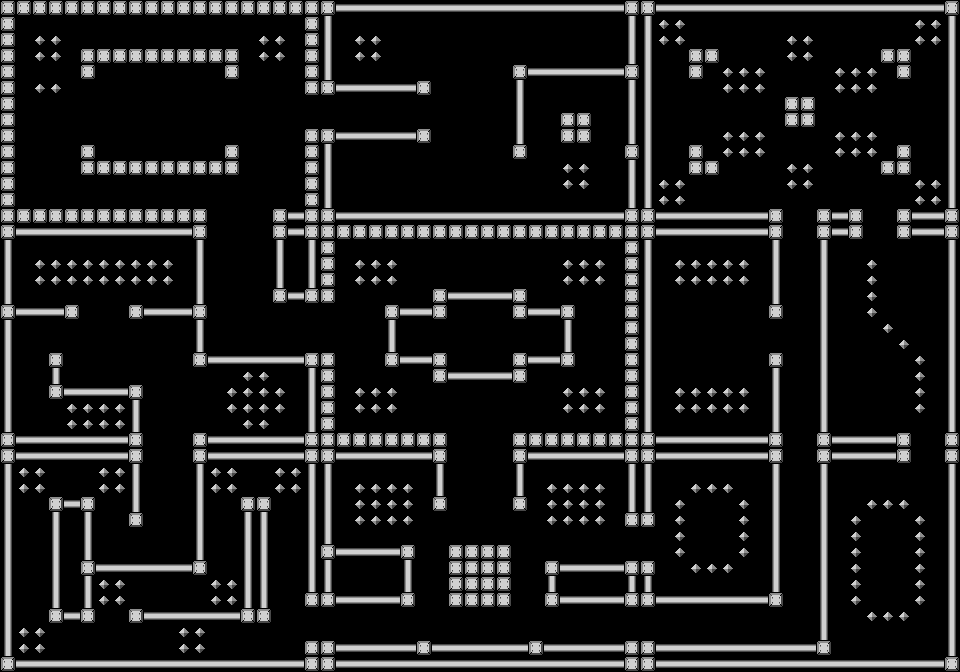

Below is a game level as drawn by its tile map, then a one-line description and the .tmx file that defines it, in full:
An orthogonal 60x42 tile map with 16x16 px tiles, 1 tile layer (map_layer).

<map version="1.10" tiledversion="1.11.2" orientation="orthogonal" renderorder="right-down" width="60" height="42" tilewidth="16" tileheight="16" infinite="0" nextlayerid="2" nextobjectid="1">
 <tileset firstgid="1" source="level1_tiles.tsx" />
 <layer id="1" name="map_layer" width="60" height="42">
  <data encoding="csv">
1,1,1,1,1,1,1,1,1,1,1,1,1,1,1,1,1,1,1,1,1,3,3,3,3,3,3,3,3,3,3,3,3,3,3,3,3,3,3,1,1,3,3,3,3,3,3,3,3,3,3,3,3,3,3,3,3,3,3,1,
1,0,0,0,0,0,0,0,0,0,0,0,0,0,0,0,0,0,0,1,2,0,0,0,0,0,0,0,0,0,0,0,0,0,0,0,0,0,0,2,2,5,5,0,0,0,0,0,0,0,0,0,0,0,0,0,0,5,5,2,
1,0,5,5,0,0,0,0,0,0,0,0,0,0,0,0,5,5,0,1,2,0,5,5,0,0,0,0,0,0,0,0,0,0,0,0,0,0,0,2,2,5,5,0,0,0,0,0,0,5,5,0,0,0,0,0,0,5,5,2,
1,0,5,5,0,1,1,1,1,1,1,1,1,1,1,0,5,5,0,1,2,0,5,5,0,0,0,0,0,0,0,0,0,0,0,0,0,0,0,2,2,0,0,1,1,0,0,0,0,5,5,0,0,0,0,1,1,0,0,2,
1,0,0,0,0,1,0,0,0,0,0,0,0,0,1,0,0,0,0,1,2,0,0,0,0,0,0,0,0,0,0,0,1,3,3,3,3,3,3,1,2,0,0,1,0,5,5,5,0,0,0,0,5,5,5,0,1,0,0,2,
1,0,5,5,0,0,0,0,0,0,0,0,0,0,0,0,0,0,0,1,1,3,3,3,3,3,1,0,0,0,0,0,2,0,0,0,0,0,0,2,2,0,0,0,0,5,5,5,0,0,0,0,5,5,5,0,0,0,0,2,
1,0,0,0,0,0,0,0,0,0,0,0,0,0,0,0,0,0,0,0,0,0,0,0,0,0,0,0,0,0,0,0,2,0,0,0,0,0,0,2,2,0,0,0,0,0,0,0,0,1,1,0,0,0,0,0,0,0,0,2,
1,0,0,0,0,0,0,0,0,0,0,0,0,0,0,0,0,0,0,0,0,0,0,0,0,0,0,0,0,0,0,0,2,0,0,1,1,0,0,2,2,0,0,0,0,0,0,0,0,1,1,0,0,0,0,0,0,0,0,2,
1,0,0,0,0,0,0,0,0,0,0,0,0,0,0,0,0,0,0,1,1,3,3,3,3,3,1,0,0,0,0,0,2,0,0,1,1,0,0,2,2,0,0,0,0,5,5,5,0,0,0,0,5,5,5,0,0,0,0,2,
1,0,0,0,0,1,0,0,0,0,0,0,0,0,1,0,0,0,0,1,2,0,0,0,0,0,0,0,0,0,0,0,1,0,0,0,0,0,0,1,2,0,0,1,0,5,5,5,0,0,0,0,5,5,5,0,1,0,0,2,
1,0,0,0,0,1,1,1,1,1,1,1,1,1,1,0,0,0,0,1,2,0,0,0,0,0,0,0,0,0,0,0,0,0,0,5,5,0,0,2,2,0,0,1,1,0,0,0,0,5,5,0,0,0,0,1,1,0,0,2,
1,0,0,0,0,0,0,0,0,0,0,0,0,0,0,0,0,0,0,1,2,0,0,0,0,0,0,0,0,0,0,0,0,0,0,5,5,0,0,2,2,5,5,0,0,0,0,0,0,5,5,0,0,0,0,0,0,5,5,2,
1,0,0,0,0,0,0,0,0,0,0,0,0,0,0,0,0,0,0,1,2,0,0,0,0,0,0,0,0,0,0,0,0,0,0,0,0,0,0,2,2,5,5,0,0,0,0,0,0,0,0,0,0,0,0,0,0,5,5,2,
1,1,1,1,1,1,1,1,1,1,1,1,1,0,0,0,0,1,3,1,1,3,3,3,3,3,3,3,3,3,3,3,3,3,3,3,3,3,3,1,1,3,3,3,3,3,3,3,1,0,0,1,3,1,0,0,1,3,3,1,
1,3,3,3,3,3,3,3,3,3,3,3,1,0,0,0,0,1,3,1,1,1,1,1,1,1,1,1,1,1,1,1,1,1,1,1,1,1,1,1,1,3,3,3,3,3,3,3,1,0,0,1,3,1,0,0,1,3,3,1,
2,0,0,0,0,0,0,0,0,0,0,0,2,0,0,0,0,2,0,2,1,0,0,0,0,0,0,0,0,0,0,0,0,0,0,0,0,0,0,1,2,0,0,0,0,0,0,0,2,0,0,2,0,0,0,0,0,0,0,2,
2,0,5,5,5,5,5,5,5,5,5,0,2,0,0,0,0,2,0,2,1,0,5,5,5,0,0,0,0,0,0,0,0,0,0,5,5,5,0,1,2,0,5,5,5,5,5,0,2,0,0,2,0,0,5,0,0,0,0,2,
2,0,5,5,5,5,5,5,5,5,5,0,2,0,0,0,0,2,0,2,1,0,5,5,5,0,0,0,0,0,0,0,0,0,0,5,5,5,0,1,2,0,5,5,5,5,5,0,2,0,0,2,0,0,5,0,0,0,0,2,
2,0,0,0,0,0,0,0,0,0,0,0,2,0,0,0,0,1,3,1,1,0,0,0,0,0,0,1,3,3,3,3,1,0,0,0,0,0,0,1,2,0,0,0,0,0,0,0,2,0,0,2,0,0,5,0,0,0,0,2,
1,3,3,3,1,0,0,0,1,3,3,3,1,0,0,0,0,0,0,0,0,0,0,0,1,3,3,1,0,0,0,0,1,3,3,1,0,0,0,1,2,0,0,0,0,0,0,0,1,0,0,2,0,0,5,0,0,0,0,2,
2,0,0,0,0,0,0,0,0,0,0,0,2,0,0,0,0,0,0,0,0,0,0,0,2,0,0,0,0,0,0,0,0,0,0,2,0,0,0,1,2,0,0,0,0,0,0,0,0,0,0,2,0,0,0,5,0,0,0,2,
2,0,0,0,0,0,0,0,0,0,0,0,2,0,0,0,0,0,0,0,0,0,0,0,2,0,0,0,0,0,0,0,0,0,0,2,0,0,0,1,2,0,0,0,0,0,0,0,0,0,0,2,0,0,0,0,5,0,0,2,
2,0,0,1,0,0,0,0,0,0,0,0,1,3,3,3,3,3,3,1,1,0,0,0,1,3,3,1,0,0,0,0,1,3,3,1,0,0,0,1,2,0,0,0,0,0,0,0,1,0,0,2,0,0,0,0,0,5,0,2,
2,0,0,2,0,0,0,0,0,0,0,0,0,0,0,5,5,0,0,2,1,0,0,0,0,0,0,1,3,3,3,3,1,0,0,0,0,0,0,1,2,0,0,0,0,0,0,0,2,0,0,2,0,0,0,0,0,5,0,2,
2,0,0,1,3,3,3,3,1,0,0,0,0,0,5,5,5,5,0,2,1,0,5,5,5,0,0,0,0,0,0,0,0,0,0,5,5,5,0,1,2,0,5,5,5,5,5,0,2,0,0,2,0,0,0,0,0,5,0,2,
2,0,0,0,5,5,5,5,2,0,0,0,0,0,5,5,5,5,0,2,1,0,5,5,5,0,0,0,0,0,0,0,0,0,0,5,5,5,0,1,2,0,5,5,5,5,5,0,2,0,0,2,0,0,0,0,0,5,0,2,
2,0,0,0,5,5,5,5,2,0,0,0,0,0,0,5,5,0,0,2,1,0,0,0,0,0,0,0,0,0,0,0,0,0,0,0,0,0,0,1,2,0,0,0,0,0,0,0,2,0,0,2,0,0,0,0,0,0,0,2,
1,3,3,3,3,3,3,3,1,0,0,0,1,3,3,3,3,3,3,1,1,1,1,1,1,1,1,1,0,0,0,0,1,1,1,1,1,1,1,1,1,3,3,3,3,3,3,3,1,0,0,1,3,3,3,3,1,0,0,1,
1,3,3,3,3,3,3,3,1,0,0,0,1,3,3,3,3,3,3,1,1,3,3,3,3,3,3,1,0,0,0,0,1,3,3,3,3,3,3,1,1,3,3,3,3,3,3,3,1,0,0,1,3,3,3,3,1,0,0,1,
2,5,5,0,0,0,5,5,2,0,0,0,2,5,5,0,0,5,5,2,2,0,0,0,0,0,0,2,0,0,0,0,2,0,0,0,0,0,0,2,2,0,0,0,0,0,0,0,2,0,0,2,0,0,0,0,0,0,0,2,
2,5,5,0,0,0,5,5,2,0,0,0,2,5,5,0,0,5,5,2,2,0,5,5,5,5,0,2,0,0,0,0,2,0,5,5,5,5,0,2,2,0,0,5,5,5,0,0,2,0,0,2,0,0,0,0,0,0,0,2,
2,0,0,1,3,1,0,0,2,0,0,0,2,0,0,1,1,0,0,2,2,0,5,5,5,5,0,1,0,0,0,0,1,0,5,5,5,5,0,2,2,0,5,0,0,0,5,0,2,0,0,2,0,0,5,5,5,0,0,2,
2,0,0,2,0,2,0,0,1,0,0,0,2,0,0,2,2,0,0,2,2,0,5,5,5,5,0,0,0,0,0,0,0,0,5,5,5,5,0,1,1,0,5,0,0,0,5,0,2,0,0,2,0,5,0,0,0,5,0,2,
2,0,0,2,0,2,0,0,0,0,0,0,2,0,0,2,2,0,0,2,2,0,0,0,0,0,0,0,0,0,0,0,0,0,0,0,0,0,0,0,0,0,5,0,0,0,5,0,2,0,0,2,0,5,0,0,0,5,0,2,
2,0,0,2,0,2,0,0,0,0,0,0,2,0,0,2,2,0,0,2,1,3,3,3,3,1,0,0,1,1,1,1,0,0,0,0,0,0,0,0,0,0,5,0,0,0,5,0,2,0,0,2,0,5,0,0,0,5,0,2,
2,0,0,2,0,1,3,3,3,3,3,3,1,0,0,2,2,0,0,2,2,0,0,0,0,2,0,0,1,1,1,1,0,0,1,3,3,3,3,1,1,0,0,5,5,5,0,0,2,0,0,2,0,5,0,0,0,5,0,2,
2,0,0,2,0,2,5,5,0,0,0,0,0,5,5,2,2,0,0,2,2,0,0,0,0,2,0,0,1,1,1,1,0,0,2,0,0,0,0,2,2,0,0,0,0,0,0,0,2,0,0,2,0,5,0,0,0,5,0,2,
2,0,0,2,0,2,5,5,0,0,0,0,0,5,5,2,2,0,0,1,1,3,3,3,3,1,0,0,1,1,1,1,0,0,1,3,3,3,3,1,1,3,3,3,3,3,3,3,1,0,0,2,0,5,0,0,0,5,0,2,
2,0,0,1,3,1,0,0,1,3,3,3,3,3,3,1,1,0,0,0,0,0,0,0,0,0,0,0,0,0,0,0,0,0,0,0,0,0,0,0,0,0,0,0,0,0,0,0,0,0,0,2,0,0,5,5,5,0,0,2,
2,5,5,0,0,0,0,0,0,0,0,5,5,0,0,0,0,0,0,0,0,0,0,0,0,0,0,0,0,0,0,0,0,0,0,0,0,0,0,0,0,0,0,0,0,0,0,0,0,0,0,2,0,0,0,0,0,0,0,2,
2,5,5,0,0,0,0,0,0,0,0,5,5,0,0,0,0,0,0,1,1,3,3,3,3,3,1,3,3,3,3,3,3,1,3,3,3,3,3,1,1,3,3,3,3,3,3,3,3,3,3,1,0,0,0,0,0,0,0,2,
1,3,3,3,3,3,3,3,3,3,3,3,3,3,3,3,3,3,3,1,1,3,3,3,3,3,3,3,3,3,3,3,3,3,3,3,3,3,3,1,1,3,3,3,3,3,3,3,3,3,3,3,3,3,3,3,3,3,3,1
</data>
 </layer>
</map>
